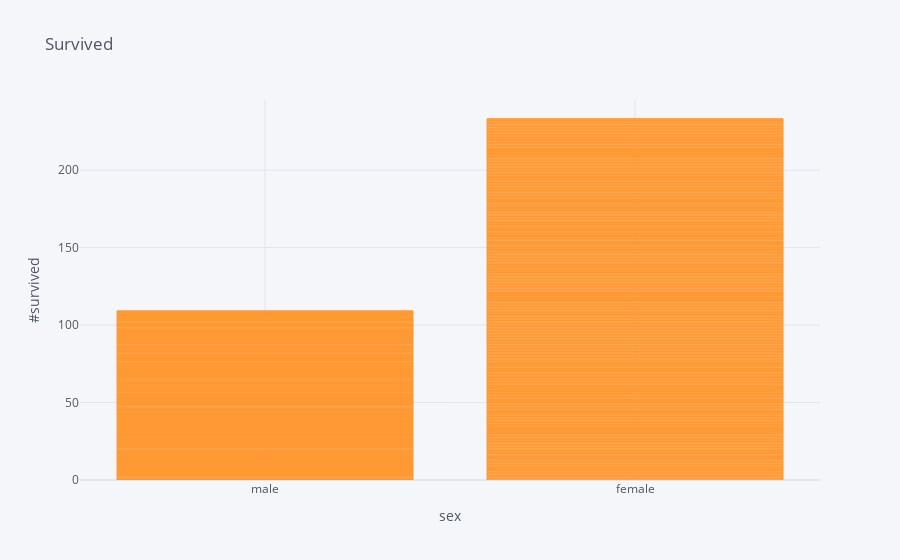

Notebook code cell kept with this figure:
### Code cell
titanic.iplot(kind='bar',x='sex',y='survived',title='Survived',xTitle='sex',yTitle='#survived')

### Figure 1 — Plotly figure (JSON) as saved in the notebook; plotly's stock layout.template omitted (floating-point values rounded to 4 significant figures; data arrays with more than 128 entries replaced by an {"elided": "..."} marker saying what was removed)
{"data": [{"marker": {"color": "rgba(255, 153, 51, 0.6)", "line": {"color": "rgba(255, 153, 51, 1.0)", "width": 1}}, "name": "survived", "orientation": "v", "text": "", "type": "bar", "x": {"elided": "891 str values"}, "y": {"elided": "891 int values"}}], "layout": {"legend": {"bgcolor": "#F5F6F9", "font": {"color": "#4D5663"}}, "paper_bgcolor": "#F5F6F9", "plot_bgcolor": "#F5F6F9", "title": {"font": {"color": "#4D5663"}, "text": "Survived"}, "xaxis": {"gridcolor": "#E1E5ED", "showgrid": true, "tickfont": {"color": "#4D5663"}, "title": {"font": {"color": "#4D5663"}, "text": "sex"}, "zerolinecolor": "#E1E5ED"}, "yaxis": {"gridcolor": "#E1E5ED", "showgrid": true, "tickfont": {"color": "#4D5663"}, "title": {"font": {"color": "#4D5663"}, "text": "#survived"}, "zerolinecolor": "#E1E5ED"}}}
